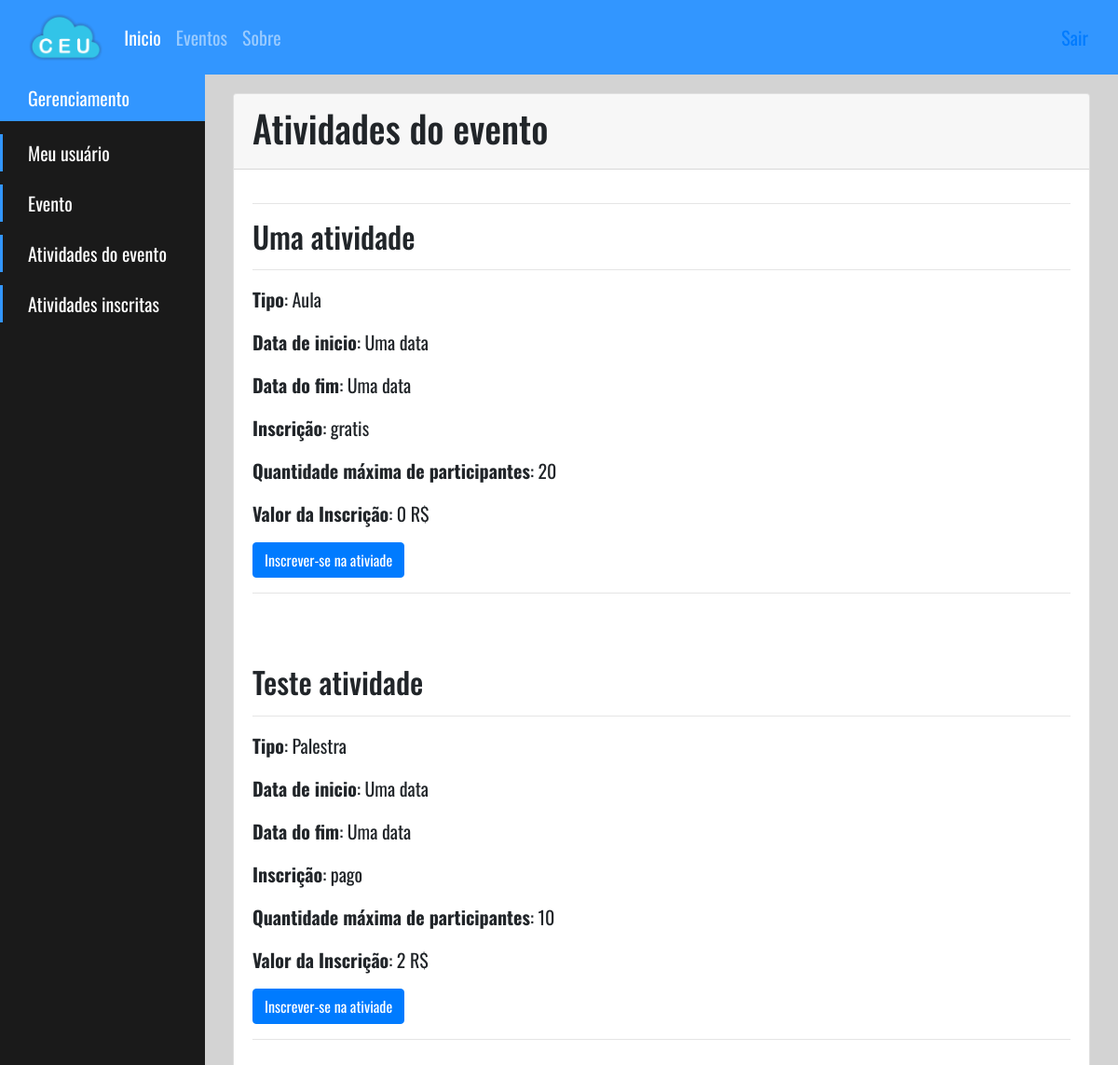
/usuario/eventosInscritos/evento/atividades/index.php?id=5, run on the app's committed database.
### tables this page shows
CREATE TABLE `tb_atividade` (
  `id` int(11) NOT NULL,
  `id_evento` int(11) NOT NULL,
  `nome` varchar(50) NOT NULL,
  `qntd_part` int(11) NOT NULL,
  `inscricao` varchar(10) NOT NULL,
  `valor` int(11) NOT NULL DEFAULT 0,
  `tipo` varchar(50) NOT NULL,
  `data_inicio` varchar(30) NOT NULL,
  `data_fim` varchar(30) NOT NULL,
  `data_cadastro` datetime NOT NULL DEFAULT current_timestamp()
);

### usuario/eventosInscritos/evento/atividades/index.php (the view, shortened to what this page needs)
<?php
    try {
        $conexao = new Conexao();
        $queryAtt = '
            select * from tb_atividade where id_evento = :id_evento
        ';
        $stmtAtt = $conexao->prepare($queryAtt);
        $stmtAtt->bindValue(':id_evento', $_GET['id']);
        $stmtAtt->execute();
        $atividades = $stmtAtt->fetchAll(PDO::FETCH_OBJ);
    } catch (PDOException $e) {
        echo 'Erro: '.$e->getCode().' Mensagem: '.$e->getMessage();
    }
?>
<!DOCTYPE html>
<html>
<head>
    <link rel="stylesheet" href="../../../../_css/style_menu.css" />
    <link rel="stylesheet" href="https://stackpath.bootstrapcdn.com/bootstrap/4.3.1/css/bootstrap.min.css">
    <link rel="stylesheet" href="../../../../_css/style_gerenciamento_usuario.css">
    <link rel="stylesheet" href="../../../../_css/style_menu.css">
    <link rel="stylesheet" href="../../../../_ceu/style_evento_gerenciamento.css">
</head>
<body>
    <nav class="navbar navbar-expand-lg navbar-dark navbar-full fixed-top" style="background-color: rgb(50, 150, 255); height: 80px;">
        <div class="logo" style="height: 80px">
            <a href="#inicio";>
                <img src="../../../../_imagens/CEU_noname_pequeno.png" />
            </a>
        </div>
        <div class="collapse navbar-collapse menuTeste" id="navbarNav">
            <ul class="navbar-nav">
                <li class="nav-item active">
                    <a class="nav-link" href="#">Inicio <span class="sr-only">(current)</span></a>
                </li>
                <li class="nav-item">
                    <a class="nav-link" href="../../../../evento/">Eventos</a>
                </li>
                <li class="nav-item">
                    <a class="nav-link" href="#">Sobre</a>
                </li>
            </ul>
        </div>
        <aside class="nav-item">
            <a class="nav-link" href="../../../../service/logoff.php">Sair</a>
        </aside>
    </nav>
    <div class="sidebar-container">
        <div class="sidebar-logo">
            Gerenciamento
        </div>
        <ul class="sidebar-navigation">
            <li>
                <a href="../../../">
                    <i class="fa fa-home" aria-hidden="true"></i> Meu usuário
                </a>
            </li>
            <li>
                <a href="../?id=<?= $_GET['id'] ?>">
                    <i class="fa fa-tachometer" aria-hidden="true"></i> Evento
                </a>
            </li>
            <li>
                <a href="">
                    <i class="fa fa-tachometer" aria-hidden="true"></i> Atividades do evento
                </a>
            </li>
            <li>
                <a href="../atividadesInscritas/?id=<?= $_GET['id'] ?>">
                    <i class="fa fa-tachometer" aria-hidden="true"></i> Atividades inscritas
                </a>
            </li>
        </ul>
    </div>
    <div class="content-container">
        <div class="container-fluid">
            <div class="container-fluid">
                <div class="card container-branco" style="margin-top: 4em">
                    <div class="card-header">
                        <h1>Atividades do evento</h1>
                    </div>
                    <div class="card-body">
                        <? if (!empty($atividades)) { ?>
                            <hr>
                            <? foreach($atividades as $att) { ?>
                                <h2 class="card-title"><?=$att->nome?></h2>
                                <hr>
                                <p class="card-text"><strong>Tipo</strong>: <?=$att->tipo?></p>
                                <p class="card-text"><strong>Data de inicio</strong>: <?=$att->data_inicio?></p>
                                <p class="card-text"><strong>Data do fim</strong>: <?=$att->data_fim?></p>
                                <p class="card-text"><strong>Inscrição</strong>: <?=$att->inscricao?></p>
                                <p class="card-text"><strong>Quantidade máxima de participantes</strong>: <?=$att->qntd_part?></p>
                                <p class="card-text"><strong>Valor da Inscrição</strong>: <?=$att->valor?> R$</p>
                                <a href="../../../../controller/InscricaoAtividadeController.php?acao=inserir&id=<?=$_GET['id']?>&id_atividade=<?=$att->id?>" class="btn btn-primary">Inscrever-se na ativiade</a><hr><br><br>
                            <?}?>
                        <? } else { ?>
                            <div class="bg-center">
                                <h4>Sem atividades cadastradas.</h4>
                            </div>
                        <? } ?>
                    </div>
                </div>
        </div>
    </div>
</body>
</html>

### _css/style_menu.css (style rules this page uses)
* { box-sizing: border-box; }
body { margin: 0; font-family: 'Oswald', sans-serif; font-size: 15pt; background-color: lightgray; }
.logo { display: inline-block; height: 80px; padding: 15px; }
.logo img { height: 100%; }

### _css/style_gerenciamento_usuario.css (style rules this page uses)
.sidebar-container { position: fixed; width: 220px; height: 100%; left: 0; top: 80px; overflow-x: hidden; overflow-y: auto; background: #1a1a1a; color: #fff; }
.content-container { padding-top: 20px; }
.sidebar-logo { padding: 10px 15px 10px 30px; font-size: 20px; background-color: rgb(50, 150, 255); }
.sidebar-navigation { padding: 0; margin: 0; list-style-type: none; position: relative; }
.sidebar-navigation li { background-color: transparent; position: relative; display: inline-block; width: 100%; line-height: 20px; }
.sidebar-navigation li a { padding: 10px 15px 10px 30px; display: grid; color: #fff; }
.sidebar-navigation li::before { background-color: rgb(50, 150, 255); position: absolute; content: ''; height: 100%; left: 0; top: 0; -webkit-transition: width 0.2s ease-in; transition: width 0.2s ease-in; width: 3px; z-index: -1; }
.content-container { padding-left: 220px; }

### _css/style_evento_gerenciamento.css (style rules this page uses)
.container-branco { margin-top: 4em; }

### data on the page
tb_atividade: nome "Uma atividade", tipo "Aula", data_inicio "Uma data", data_fim "Uma data", inscricao "gratis", qntd_part "20", valor "0"
tb_atividade: nome "Teste atividade", tipo "Palestra", data_inicio "Uma data", data_fim "Uma data", inscricao "pago", qntd_part "10", valor "2"
